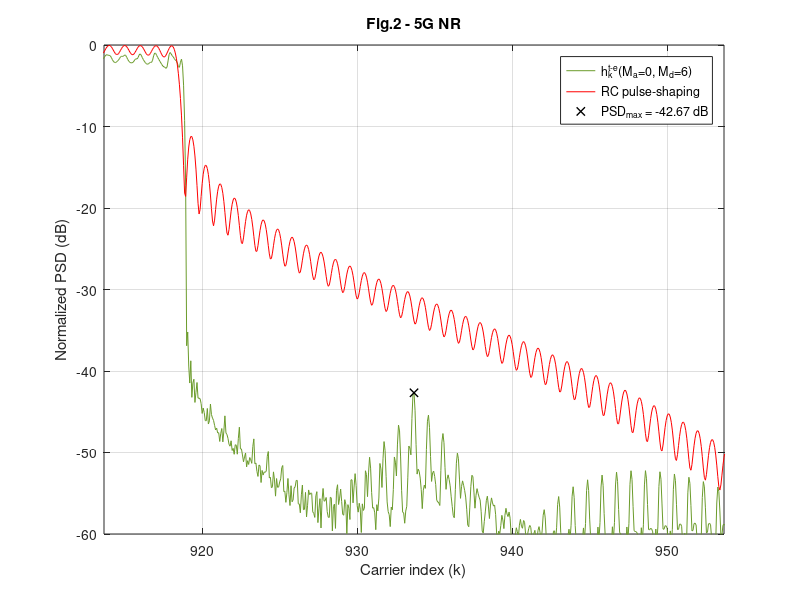

Write the MATLAB code that produced this figure. (Note: this script raises an error after producing the figure.)
clear,
%% %%%%%%%%%%%%%%%%%%%%%%%%%%%%%%%%%%%%%%%%%%%%%%%%%%%%%%%%%%
% %                 LOAD THE PARAMETERS                   % %
%%%%%%%%%%%%%%%%%%%%%%%%%%%%%%%%%%%%%%%%%%%%%%%%%%%%%%%%%% %%
addpath('../../data/Fig2')
load('Fig2_Parameters_for_5G_NR_Ma_0_Md_6.mat');

Fsob = OFDM_param.Fsob; % Upsampling factor 
% Upsample in time-domain
N = OFDM_param.N*Fsob;
Ngi = OFDM_param.Ngi*Fsob;
b = (OFDM_param.b+1)*Fsob-1;
L = OFDM_param.L*Fsob;
Ms = OFDM_param.Ms;
g = OFDM_param.g;
us = OFDM_param.us;
ue = OFDM_param.ue;

ur = us + ue;

Pd = GenPulse_param.Pd;
Pd_todas = GenPulse_param.Pd_todas;
Paic = GenPulse_param.Paic;
Ptk = GenPulse_param.Ptk;
R_aic = GenPulse_param.R_aic;
R_tk = GenPulse_param.R_tk;
NexTemp_a = GenPulse_param.NexTemp_a;
NexTemp_d = GenPulse_param.NexTemp_d;
cell_coef_lim = GenPulse_param.cell_coef_lim;



%% %%%%%%%%%%%%%%%%%%%%%%%%%%%%%%%%%%%%%%%%%%%%%%%%%%%%%%%%%%
%            OBTAIN THE PULSES IN THE SCENARIO            % %
%%%%%%%%%%%%%%%%%%%%%%%%%%%%%%%%%%%%%%%%%%%%%%%%%%%%%%%%%% %%

h_k = zeros((NexTemp_a+NexTemp_d+1)*L+b, N); % Matrix containing the proposed pulses
vn=(0:L+b-1)'-Ngi;  % Dicrete time axis vector

aic_k = zeros((NexTemp_a+NexTemp_d+1)*L+b, N);  % Matrix containing the AIC term
t_k = zeros((NexTemp_a+NexTemp_d+1)*L+b, N);    % Matrix containing the AST term

% Obtain h_k for every data carrier
for ind_k = 1:length(Pd)

    % % AIC terms
    %%%%%%%%%%%%%%%%%%%%%%%%%%%%%%%%%%
    % Central term
    Pc = exp(1j*2*pi/N*repmat(vn,1,length(Paic{ind_k})).*repmat(Paic{ind_k}.',length(vn),1)).*repmat(g.',1,length(Paic{ind_k}));
    % Advanced and delayed terms
    for ind_m = -NexTemp_a:NexTemp_d
        if ind_m ~= 0 % Skip the central term
            Pc = [Pc, exp(1j*2*pi/N*repmat(vn,1,length(Paic{ind_k})).*repmat(Paic{ind_k}.',length(vn),1)).*repmat(g.',1,length(Paic{ind_k}))]; % Concatenamos las columnas de los tonos AIC de los Ma+Md+1 pulsos
        end
    end

    aic_temp = Pc*diag(R_aic{ind_k});
    aic_k((NexTemp_a*L+1):(NexTemp_a+1)*L+b,Pd(ind_k)+N/2+1) = sum(aic_temp(:,1:length(Paic{ind_k})),2);    % CENTRAL TERM
    
    m_temp = 0;
    for ind_m = -NexTemp_a:NexTemp_d;                                                                       % ADVANCED AND DELAYED TERMS
        if ind_m ~= 0 % Skip the central terms
            aic_k(((NexTemp_a+ind_m)*L+1):((NexTemp_a+ind_m+1)*L+b),Pd(ind_k)+N/2+1) = aic_k(((NexTemp_a+ind_m)*L+1):((NexTemp_a+ind_m+1)*L+b),Pd(ind_k)+N/2+1) + sum(aic_temp(:,(length(Paic{ind_k})*(1+m_temp)) + (1:length(Paic{ind_k}))),2);
            m_temp = m_temp+1;
        end
    end
    
    % % AST terms
    %%%%%%%%%%%%%%%%%%%%%%%%%%%%%%%%%%
    % Central term
    Ts = exp(1j*2*pi/N*repmat(vn,1,length(Ptk{ind_k})).*repmat(Ptk{ind_k}.',length(vn),1)).*repmat(us.',1,length(Ptk{ind_k}));
    Te = exp(1j*2*pi/N*repmat(vn,1,length(Ptk{ind_k})).*repmat(Ptk{ind_k}.',length(vn),1)).*repmat(ue.',1,length(Ptk{ind_k}));
    T = [Ts, Te];
    
    % Advanced and delayed terms
    for ind_m = -NexTemp_a:-1;
        T = [T, Ts];
    end
    for ind_m=1:NexTemp_d;
        T = [T, Te];
    end
    t_k_temp = T*diag(R_tk{ind_k});

    t_k(((NexTemp_a)*L+1):((NexTemp_a+1))*L+b,Pd(ind_k)+N/2+1) = sum(t_k_temp(:,1:2*length(Ptk{ind_k})),2);

    m_temp = 0;
    for ind_m = -NexTemp_a:-1;
            t_k(((NexTemp_a+ind_m)*L+1):(NexTemp_a+ind_m+1)*L+b,Pd(ind_k)+N/2+1) = t_k(((NexTemp_a+ind_m)*L+1):(NexTemp_a+ind_m+1)*L+b,Pd(ind_k)+N/2+1) + sum(t_k_temp(:,(2*length(Ptk{ind_k})+m_temp*length(Ptk{ind_k})) + (1:length(Ptk{ind_k}))),2);
            m_temp = m_temp + 1;
    end
    for ind_m = 1:NexTemp_d;
            t_k(((NexTemp_a+ind_m)*L+1):(NexTemp_a+ind_m+1)*L+b,Pd(ind_k)+N/2+1) = t_k(((NexTemp_a+ind_m)*L+1):(NexTemp_a+ind_m+1)*L+b,Pd(ind_k)+N/2+1) + sum(t_k_temp(:,(2*length(Ptk{ind_k})+m_temp*length(Ptk{ind_k})) + (1:length(Ptk{ind_k}))),2);
            m_temp = m_temp + 1;
    end
end

h_k = aic_k + t_k;

p_k_conv = exp(1j*(2*pi/N)*repmat(vn,1,length(Pd_todas)).*repmat(Pd_todas.',length(vn),1)).*repmat(g.',1,length(Pd_todas));

h_k(NexTemp_a*L + (1:L+b),Pd_todas+N/2+1) = h_k(NexTemp_a*L + (1:L+b),Pd_todas+N/2+1) + p_k_conv;


%% %%%%%%%%%%%%%%%%%%%%%%%%%%%%%%%%%%%%%%%%%%%%%%%%%%%%%%%%%%
% %     REPRESENTATION OF THE PULSES IN THE SCENARIO      % %
%%%%%%%%%%%%%%%%%%%%%%%%%%%%%%%%%%%%%%%%%%%%%%%%%%%%%%%%%% %%

% Obtain the PSD
H_k = fft(h_k,N*Ms);
P_k = fft(p_k_conv,N*Ms);

psd_H = fftshift(sum(abs(H_k).^2,2));
psd_P = fftshift(sum(abs(P_k).^2,2));

x = (-N*Ms/2:N*Ms/2-1)/(Ms);
indices = find(ismember(x,[-N/2,N/2-1]));
indices = indices(1):1:indices(2);

x = x+N/2;
y_h = 10*log10(psd_H/max(psd_H));
y_p = 10*log10(psd_P/max(psd_P));

PSD_max = max(max(y_h(find(x>Pd_todas(end)+N/2+1.67))), max(y_h(find(x<Pd_todas(1)+N/2-1.67)))); %% PSD_MAX IS SOUGHT BEYOND THE 0.67 SCS GUARD BAND THAT IS LEFT BY EACH SIDE
x_PSD_max = x(find(y_h==PSD_max));

% Fig 2 (ITU-T Rec. G9960 Ma=0,Md=6)
figure,
plot(x(indices),y_h(indices), 'DisplayName', 'h_k^{t-e}(M_a=0, M_d=6)', 'Color', "#6B9B2B"); hold on; grid on;
plot(x(indices),y_p(indices), 'DisplayName', 'RC pulse-shaping', 'Color', 'r');
plot(x_PSD_max, PSD_max, 'Marker', 'x', 'Color', 'k', 'LineStyle', 'none','LineWidth',1, 'DisplayName', ['PSD_{max} = ', num2str(PSD_max, '%.2f'), ' dB'])
xlabel('Carrier index (k)'); ylabel('Normalized PSD (dB)'); legend('show')
xlim(x_PSD_max+[-20,20]); ylim([-60,0])
title('Fig.2 - 5G NR')

%% %%%%%%%%%%%%%%%%%%%%%%%%%%%%
% %     CLARIFYING NOTE     % %
%%%%%%%%%%%%%%%%%%%%%%%%%%%% %%

NOTE = ['NOTE: The maximum number of RB that can be used in a 5 MHz channel is 25, which is equivalent to 4.5 MHz (SCS = 15 kHz).',...
    ' That leaves a 500 kHz guard band, 250 kHz by each side of the transmission band.',...
    ' If this guard band is reduced by repurposing those carriers that were previously assigned to it for data transmission, it can be reduced by up to 16 subcarriers, leaving a residual guard band 10 kHz wide (2/3 of an SCS).',...
    ' Hence, the PSD peak can be sought beyond that guard band, which is 1.67 SCS beyond the outermost transmitting subcarrier by each end of the passband.'];
wrapped_NOTE = textwrap({NOTE}, 70);
disp('##################################################################################')
fprintf('\n')
disp(wrapped_NOTE)
disp('##################################################################################')